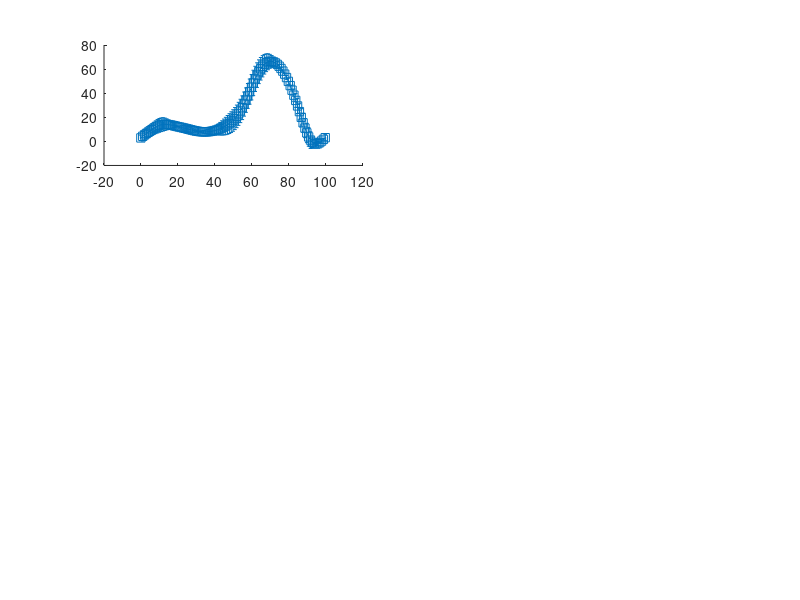

Write the MATLAB code that produced this figure. (Note: this script raises an error after producing the figure.)
clc;
close;
clear;
addpath(genpath('functions'));
addpath(genpath('data'));
strct = load("plotStructTest.mat");

datastrct = strct.plotStruct.KneeMean.mm;
xmpl  = strct.plotStruct.KneeMean.mm.DataSummary.mean;
xmpl_sd  = strct.plotStruct.KneeMean.mm.DataSummary.sd;

xmpl2 = strct.plotStruct.KneeMean.moderate.DataSummary.mean;
datastrct2 = strct.plotStruct.KneeMean.moderate;

xmpl3 = strct.plotStruct.KneeMean.off.DataSummary.mean;
datastrct3 = strct.plotStruct.KneeMean.off;

xmpl4 = strct.plotStruct.KneeMean.light.DataSummary.mean;
datastrct4 = strct.plotStruct.KneeMean.light;

% upperCurve = integral(xmpl+xmpl_sd);
% lowerCurve = integral(xmpl-xmpl_sd);


upperCurve = xmpl+xmpl_sd;
lowerCurve = xmpl-xmpl_sd;

x = (0:1:100)';

x2 = [x, fliplr(x)];

% inBetween = [upperCurve, fliplr(lowerCurve)];
% xd )= Visualizer_CreatePlot_ShadedSeries_Test




figure; 
ax = subplot(3,2,1);
    elementPropz.LineColors = 'g';
    % plot(xmpl);
    % hold on;
    % [elementHandle, prob,err] = Visualizer_CreatePlot_ShadedSeries_Test(ax,datastrct,'Shaded (2SD)',elementPropz,"123","err");
    % elementPropz.LineColors = 'r';
    % plot(xmpl2);
    % [elementHandle, prob,err] = Visualizer_CreatePlot_ShadedSeries_Test(ax,datastrct2,'Shaded (2SD)',elementPropz,"123","err");
    % elementPropz.LineColors = 'c';
    % plot(xmpl3);
    % [elementHandle, prob,err] = Visualizer_CreatePlot_ShadedSeries_Test(ax,datastrct3,'Shaded (2SD)',elementPropz,"123","err");
    % elementPropz.LineColors = 'y';
    % plot(xmpl4);
    % [elementHandle, prob,err] = Visualizer_CreatePlot_ShadedSeries_Test(ax,datastrct4,'Shaded (2SD)',elementPropz,"123","err");
    
    posVals1 = sqrt(xmpl.^2);
    posVals2 = sqrt(xmpl2.^2);
    posVals3 = sqrt(xmpl3.^2);
    posVals4 = sqrt(xmpl4.^2);
    
    error = posVals2 - posVals1;
    error2 = posVals3 - posVals1;
    error3 = posVals4 - posVals1;
    % error4 = posVals3 - posVals1;
    %plots with options as errors
    errorbar(x,xmpl,error,"-s","MarkerSize",5,...
        "MarkerEdgeColor","blue","MarkerFaceColor",[0.65 0.85 0.90]);
hold on;
    errorbar(x,xmpl,error2,"-s","MarkerSize",5,...
        "MarkerEdgeColor","red","MarkerFaceColor",[0.65 0.85 0.90]);
    % errorbar(x,xmpl,error3,"-s","MarkerSize",5,...
    %     "MarkerEdgeColor","green","MarkerFaceColor",[0.65 0.85 0.90]);
hold off;
% hold on;
% % errorbar(x,xmpl,error2);
% % errorbar(x,xmpl,error3);
% hold off;
% patch([x fliplr(x)], [upperCurve fliplr(lowerCurve)], 'g');
% fill(x2,inBetween,'g');
% plot(upperCurve-lowerCurve);
% area((xmpl + xmpl_sd)-(xmpl - xmpl_sd));
% area(xmpl - xmpl_sd);
% hold off;
ax2 = subplot(3,2,2); %plots with mm as "error"
    errorbar(x,xmpl2,error,"-s","MarkerSize",5,...
        "MarkerEdgeColor","blue","MarkerFaceColor",[0.65 0.85 0.90]);
hold on;
    errorbar(x,xmpl3,error2,"-s","MarkerSize",5,...
        "MarkerEdgeColor","red","MarkerFaceColor",[0.65 0.85 0.90]);
    errorbar(x,xmpl4,error3,"-s","MarkerSize",5,...
        "MarkerEdgeColor","red","MarkerFaceColor",[0.65 0.85 0.90]);
hold off;

subplot(3,2,3);
subplot(3,2,4);
subplot(3,2,5);
subplot(3,2,6);